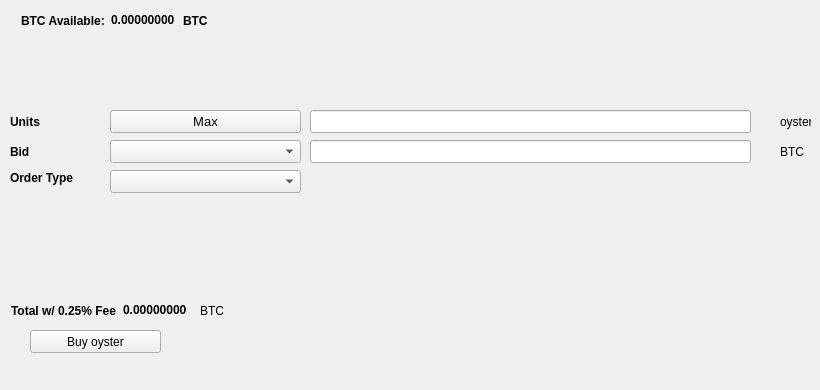
   <widget class="QWidget" name="BuyTab">
    <attribute name="title">
     <string>Buy</string>
    </attribute>
    <widget class="QPushButton" name="Buyoyster">
     <property name="geometry">
      <rect>
       <x>30</x>
       <y>330</y>
       <width>131</width>
       <height>23</height>
      </rect>
     </property>
     <property name="text">
      <string>Buy oyster</string>
     </property>
     <property name="icon">
      <iconset resource="../oyster.qrc">
       <normaloff>:/icons/bitcoin</normaloff>:/icons/bitcoin</iconset>
     </property>
    </widget>
    <widget class="QLabel" name="label_3">
     <property name="geometry">
      <rect>
       <x>10</x>
       <y>110</y>
       <width>46</width>
       <height>23</height>
      </rect>
     </property>
     <property name="font">
      <font>
       <weight>75</weight>
       <bold>true</bold>
      </font>
     </property>
     <property name="text">
      <string>Units</string>
     </property>
    </widget>
    <widget class="QLineEdit" name="UnitsInput">
     <property name="geometry">
      <rect>
       <x>310</x>
       <y>110</y>
       <width>441</width>
       <height>23</height>
      </rect>
     </property>
     <property name="font">
      <font>
       <pointsize>9</pointsize>
       <weight>75</weight>
       <bold>true</bold>
      </font>
     </property>
    </widget>
    <widget class="QLineEdit" name="BuyBidPriceEdit">
     <property name="geometry">
      <rect>
       <x>310</x>
       <y>140</y>
       <width>441</width>
       <height>23</height>
      </rect>
     </property>
     <property name="font">
      <font>
       <pointsize>9</pointsize>
       <weight>75</weight>
       <bold>true</bold>
      </font>
     </property>
    </widget>
    <widget class="QLabel" name="label_4">
     <property name="geometry">
      <rect>
       <x>780</x>
       <y>110</y>
       <width>31</width>
       <height>23</height>
      </rect>
     </property>
     <property name="text">
      <string>oyster</string>
     </property>
    </widget>
    <widget class="QLabel" name="label_5">
     <property name="geometry">
      <rect>
       <x>780</x>
       <y>140</y>
       <width>31</width>
       <height>23</height>
      </rect>
     </property>
     <property name="text">
      <string>BTC</string>
     </property>
    </widget>
    <widget class="QLabel" name="label_6">
     <property name="geometry">
      <rect>
       <x>10</x>
       <y>140</y>
       <width>46</width>
       <height>23</height>
      </rect>
     </property>
     <property name="font">
      <font>
       <weight>75</weight>
       <bold>true</bold>
      </font>
     </property>
     <property name="text">
      <string>Bid</string>
     </property>
    </widget>
    <widget class="QLabel" name="label_7">
     <property name="geometry">
      <rect>
       <x>10</x>
       <y>170</y>
       <width>91</width>
       <height>16</height>
      </rect>
     </property>
     <property name="font">
      <font>
       <weight>75</weight>
       <bold>true</bold>
      </font>
     </property>
     <property name="text">
      <string>Order Type</string>
     </property>
    </widget>
    <widget class="QPushButton" name="Buy_Max_Amount">
     <property name="geometry">
      <rect>
       <x>110</x>
       <y>110</y>
       <width>191</width>
       <height>23</height>
      </rect>
     </property>
     <property name="font">
      <font>
       <pointsize>10</pointsize>
      </font>
     </property>
     <property name="text">
      <string>Max</string>
     </property>
    </widget>
    <widget class="QComboBox" name="BuyBidcomboBox">
     <property name="geometry">
      <rect>
       <x>110</x>
       <y>140</y>
       <width>191</width>
       <height>23</height>
      </rect>
     </property>
     <property name="font">
      <font>
       <pointsize>10</pointsize>
      </font>
     </property>
    </widget>
    <widget class="QComboBox" name="buyOrdertypeCombo">
     <property name="geometry">
      <rect>
       <x>110</x>
       <y>170</y>
       <width>191</width>
       <height>23</height>
      </rect>
     </property>
     <property name="font">
      <font>
       <pointsize>10</pointsize>
      </font>
     </property>
    </widget>
    <widget class="QWidget" name="layoutWidget1">
     <property name="geometry">
      <rect>
       <x>21</x>
       <y>11</y>
       <width>227</width>
       <height>19</height>
      </rect>
     </property>
     <layout class="QHBoxLayout" name="horizontalLayout_3">
      <item>
       <widget class="QLabel" name="label232">
        <property name="font">
         <font>
          <weight>75</weight>
          <bold>true</bold>
         </font>
        </property>
        <property name="text">
         <string>BTC Available:</string>
        </property>
       </widget>
      </item>
      <item>
       <widget class="QLabel" name="BtcAvailableLbl">
        <property name="palette">
         <palette>
          <active>
           <colorrole role="WindowText">
            <brush brushstyle="SolidPattern">
             <color alpha="255">
              <red>0</red>
              <green>0</green>
              <blue>0</blue>
             </color>
            </brush>
           </colorrole>
           <colorrole role="Button">
            <brush brushstyle="SolidPattern">
             <color alpha="255">
              <red>0</red>
              <green>170</green>
              <blue>0</blue>
             </color>
            </brush>
           </colorrole>
           <colorrole role="Light">
            <brush brushstyle="SolidPattern">
             <color alpha="255">
              <red>0</red>
              <green>255</green>
              <blue>0</blue>
             </color>
            </brush>
           </colorrole>
           <colorrole role="Midlight">
            <brush brushstyle="SolidPattern">
             <color alpha="255">
              <red>0</red>
              <green>212</green>
              <blue>0</blue>
             </color>
            </brush>
           </colorrole>
           <colorrole role="Dark">
            <brush brushstyle="SolidPattern">
             <color alpha="255">
              <red>0</red>
              <green>85</green>
              <blue>0</blue>
             </color>
            </brush>
           </colorrole>
           <colorrole role="Mid">
            <brush brushstyle="SolidPattern">
             <color alpha="255">
              <red>0</red>
              <green>113</green>
              <blue>0</blue>
             </color>
            </brush>
           </colorrole>
           <colorrole role="Text">
            <brush brushstyle="SolidPattern">
             <color alpha="255">
              <red>0</red>
              <green>170</green>
              <blue>0</blue>
             </color>
            </brush>
           </colorrole>
           <colorrole role="BrightText">
            <brush brushstyle="SolidPattern">
             <color alpha="255">
              <red>255</red>
              <green>255</green>
              <blue>255</blue>
             </color>
            </brush>
           </colorrole>
           <colorrole role="ButtonText">
            <brush brushstyle="SolidPattern">
             <color alpha="255">
              <red>0</red>
              <green>0</green>
              <blue>0</blue>
             </color>
            </brush>
           </colorrole>
           <colorrole role="Base">
            <brush brushstyle="SolidPattern">
             <color alpha="255">
              <red>255</red>
              <green>255</green>
              <blue>255</blue>
             </color>
            </brush>
           </colorrole>
           <colorrole role="Window">
            <brush brushstyle="SolidPattern">
             <color alpha="255">
              <red>0</red>
              <green>170</green>
              <blue>0</blue>
             </color>
            </brush>
           </colorrole>
           <colorrole role="Shadow">
            <brush brushstyle="SolidPattern">
             <color alpha="255">
              <red>0</red>
              <green>0</green>
              <blue>0</blue>
             </color>
            </brush>
           </colorrole>
           <colorrole role="AlternateBase">
            <brush brushstyle="SolidPattern">
             <color alpha="255">
              <red>127</red>
              <green>212</green>
              <blue>127</blue>
             </color>
            </brush>
           </colorrole>
           <colorrole role="ToolTipBase">
            <brush brushstyle="SolidPattern">
             <color alpha="255">
              <red>255</red>
              <green>255</green>
              <blue>220</blue>
             </color>
            </brush>
           </colorrole>
           <colorrole role="ToolTipText">
            <brush brushstyle="SolidPattern">
             <color alpha="255">
              <red>0</red>
              <green>0</green>
              <blue>0</blue>
             </color>
            </brush>
           </colorrole>
          </active>
          <inactive>
           <colorrole role="WindowText">
            <brush brushstyle="SolidPattern">
             <color alpha="255">
              <red>0</red>
              <green>0</green>
              <blue>0</blue>
             </color>
            </brush>
           </colorrole>
           <colorrole role="Button">
            <brush brushstyle="SolidPattern">
             <color alpha="255">
              <red>0</red>
              <green>170</green>
              <blue>0</blue>
             </color>
            </brush>
           </colorrole>
           <colorrole role="Light">
            <brush brushstyle="SolidPattern">
             <color alpha="255">
              <red>0</red>
              <green>255</green>
              <blue>0</blue>
             </color>
            </brush>
           </colorrole>
           <colorrole role="Midlight">
            <brush brushstyle="SolidPattern">
             <color alpha="255">
              <red>0</red>
              <green>212</green>
              <blue>0</blue>
             </color>
            </brush>
           </colorrole>
           <colorrole role="Dark">
            <brush brushstyle="SolidPattern">
             <color alpha="255">
              <red>0</red>
              <green>85</green>
              <blue>0</blue>
             </color>
            </brush>
           </colorrole>
           <colorrole role="Mid">
            <brush brushstyle="SolidPattern">
             <color alpha="255">
              <red>0</red>
              <green>113</green>
              <blue>0</blue>
             </color>
            </brush>
           </colorrole>
           <colorrole role="Text">
            <brush brushstyle="SolidPattern">
             <color alpha="255">
              <red>0</red>
              <green>170</green>
              <blue>0</blue>
             </color>
            </brush>
           </colorrole>
           <colorrole role="BrightText">
            <brush brushstyle="SolidPattern">
             <color alpha="255">
              <red>255</red>
              <green>255</green>
              <blue>255</blue>
             </color>
            </brush>
           </colorrole>
           <colorrole role="ButtonText">
            <brush brushstyle="SolidPattern">
             <color alpha="255">
              <red>0</red>
              <green>0</green>
              <blue>0</blue>
             </color>
            </brush>
           </colorrole>
           <colorrole role="Base">
            <brush brushstyle="SolidPattern">
             <color alpha="255">
              <red>255</red>
              <green>255</green>
              <blue>255</blue>
             </color>
            </brush>
           </colorrole>
           <colorrole role="Window">
            <brush brushstyle="SolidPattern">
             <color alpha="255">
              <red>0</red>
              <green>170</green>
              <blue>0</blue>
             </color>
            </brush>
           </colorrole>
           <colorrole role="Shadow">
            <brush brushstyle="SolidPattern">
             <color alpha="255">
              <red>0</red>
              <green>0</green>
              <blue>0</blue>
             </color>
            </brush>
           </colorrole>
           <colorrole role="AlternateBase">
            <brush brushstyle="SolidPattern">
             <color alpha="255">
              <red>127</red>
              <green>212</green>
              <blue>127</blue>
             </color>
            </brush>
           </colorrole>
           <colorrole role="ToolTipBase">
            <brush brushstyle="SolidPattern">
             <color alpha="255">
              <red>255</red>
              <green>255</green>
              <blue>220</blue>
             </color>
            </brush>
           </colorrole>
           <colorrole role="ToolTipText">
            <brush brushstyle="SolidPattern">
             <color alpha="255">
              <red>0</red>
              <green>0</green>
              <blue>0</blue>
             </color>
            </brush>
           </colorrole>
          </inactive>
          <disabled>
           <colorrole role="WindowText">
            <brush brushstyle="SolidPattern">
             <color alpha="255">
              <red>0</red>
              <green>85</green>
              <blue>0</blue>
             </color>
            </brush>
           </colorrole>
           <colorrole role="Button">
            <brush brushstyle="SolidPattern">
             <color alpha="255">
              <red>0</red>
              <green>170</green>
              <blue>0</blue>
             </color>
            </brush>
           </colorrole>
           <colorrole role="Light">
            <brush brushstyle="SolidPattern">
             <color alpha="255">
              <red>0</red>
              <green>255</green>
              <blue>0</blue>
             </color>
            </brush>
           </colorrole>
           <colorrole role="Midlight">
            <brush brushstyle="SolidPattern">
             <color alpha="255">
              <red>0</red>
              <green>212</green>
              <blue>0</blue>
             </color>
            </brush>
           </colorrole>
           <colorrole role="Dark">
            <brush brushstyle="SolidPattern">
             <color alpha="255">
              <red>0</red>
              <green>85</green>
              <blue>0</blue>
             </color>
            </brush>
           </colorrole>
           <colorrole role="Mid">
            <brush brushstyle="SolidPattern">
             <color alpha="255">
              <red>0</red>
              <green>113</green>
              <blue>0</blue>
             </color>
            </brush>
           </colorrole>
           <colorrole role="Text">
            <brush brushstyle="SolidPattern">
             <color alpha="255">
              <red>0</red>
              <green>85</green>
              <blue>0</blue>
             </color>
            </brush>
           </colorrole>
           <colorrole role="BrightText">
            <brush brushstyle="SolidPattern">
             <color alpha="255">
              <red>255</red>
              <green>255</green>
              <blue>255</blue>
             </color>
            </brush>
           </colorrole>
           <colorrole role="ButtonText">
            <brush brushstyle="SolidPattern">
             <color alpha="255">
              <red>0</red>
              <green>85</green>
              <blue>0</blue>
             </color>
            </brush>
           </colorrole>
           <colorrole role="Base">
            <brush brushstyle="SolidPattern">
             <color alpha="255">
              <red>0</red>
              <green>170</green>
              <blue>0</blue>
             </color>
            </brush>
           </colorrole>
           <colorrole role="Window">
            <brush brushstyle="SolidPattern">
             <color alpha="255">
              <red>0</red>
              <green>170</green>
              <blue>0</blue>
             </color>
            </brush>
           </colorrole>
           <colorrole role="Shadow">
            <brush brushstyle="SolidPattern">
             <color alpha="255">
              <red>0</red>
              <green>0</green>
              <blue>0</blue>
             </color>
            </brush>
           </colorrole>
           <colorrole role="AlternateBase">
            <brush brushstyle="SolidPattern">
             <color alpha="255">
              <red>0</red>
              <green>170</green>
              <blue>0</blue>
             </color>
            </brush>
           </colorrole>
           <colorrole role="ToolTipBase">
            <brush brushstyle="SolidPattern">
             <color alpha="255">
              <red>255</red>
              <green>255</green>
              <blue>220</blue>
             </color>
            </brush>
           </colorrole>
           <colorrole role="ToolTipText">
            <brush brushstyle="SolidPattern">
             <color alpha="255">
              <red>0</red>
              <green>0</green>
              <blue>0</blue>
             </color>
            </brush>
           </colorrole>
          </disabled>
         </palette>
        </property>
        <property name="font">
         <font>
          <weight>75</weight>
          <bold>true</bold>
         </font>
        </property>
        <property name="text">
         <string>0.00000000</string>
        </property>
        <property name="textInteractionFlags">
         <set>Qt::LinksAccessibleByMouse|Qt::TextSelectableByKeyboard|Qt::TextSelectableByMouse</set>
        </property>
       </widget>
      </item>
      <item>
       <widget class="QLabel" name="BtcAvailableLbl_2">
        <property name="font">
         <font>
          <weight>75</weight>
          <bold>true</bold>
         </font>
        </property>
        <property name="text">
         <string>BTC</string>
        </property>
       </widget>
      </item>
     </layout>
    </widget>
    <widget class="QWidget" name="layoutWidge2">
     <property name="geometry">
      <rect>
       <x>11</x>
       <y>301</y>
       <width>259</width>
       <height>19</height>
      </rect>
     </property>
     <layout class="QHBoxLayout" name="horizontalLayout_4">
      <item>
       <widget class="QLabel" name="label_9">
        <property name="font">
         <font>
          <weight>75</weight>
          <bold>true</bold>
         </font>
        </property>
        <property name="text">
         <string>Total w/ 0.25% Fee</string>
        </property>
       </widget>
      </item>
      <item>
       <widget class="QLabel" name="BuyCostLabel">
        <property name="palette">
         <palette>
          <active>
           <colorrole role="WindowText">
            <brush brushstyle="SolidPattern">
             <color alpha="255">
              <red>0</red>
              <green>0</green>
              <blue>0</blue>
             </color>
            </brush>
           </colorrole>
           <colorrole role="Button">
            <brush brushstyle="SolidPattern">
             <color alpha="255">
              <red>0</red>
              <green>170</green>
              <blue>0</blue>
             </color>
            </brush>
           </colorrole>
           <colorrole role="Light">
            <brush brushstyle="SolidPattern">
             <color alpha="255">
              <red>0</red>
              <green>255</green>
              <blue>0</blue>
             </color>
            </brush>
           </colorrole>
           <colorrole role="Midlight">
            <brush brushstyle="SolidPattern">
             <color alpha="255">
              <red>0</red>
              <green>212</green>
              <blue>0</blue>
             </color>
            </brush>
           </colorrole>
           <colorrole role="Dark">
            <brush brushstyle="SolidPattern">
             <color alpha="255">
              <red>0</red>
              <green>85</green>
              <blue>0</blue>
             </color>
            </brush>
           </colorrole>
           <colorrole role="Mid">
            <brush brushstyle="SolidPattern">
             <color alpha="255">
              <red>0</red>
              <green>113</green>
              <blue>0</blue>
             </color>
            </brush>
           </colorrole>
           <colorrole role="Text">
            <brush brushstyle="SolidPattern">
             <color alpha="255">
              <red>0</red>
              <green>170</green>
              <blue>0</blue>
             </color>
            </brush>
           </colorrole>
           <colorrole role="BrightText">
            <brush brushstyle="SolidPattern">
             <color alpha="255">
              <red>255</red>
              <green>255</green>
              <blue>255</blue>
             </color>
            </brush>
           </colorrole>
           <colorrole role="ButtonText">
            <brush brushstyle="SolidPattern">
             <color alpha="255">
              <red>0</red>
              <green>0</green>
              <blue>0</blue>
             </color>
            </brush>
           </colorrole>
           <colorrole role="Base">
            <brush brushstyle="SolidPattern">
             <color alpha="255">
              <red>255</red>
              <green>255</green>
              <blue>255</blue>
             </color>
            </brush>
           </colorrole>
           <colorrole role="Window">
            <brush brushstyle="SolidPattern">
             <color alpha="255">
              <red>0</red>
              <green>170</green>
              <blue>0</blue>
             </color>
            </brush>
           </colorrole>
           <colorrole role="Shadow">
            <brush brushstyle="SolidPattern">
             <color alpha="255">
              <red>0</red>
              <green>0</green>
              <blue>0</blue>
             </color>
            </brush>
           </colorrole>
           <colorrole role="AlternateBase">
            <brush brushstyle="SolidPattern">
             <color alpha="255">
              <red>127</red>
              <green>212</green>
              <blue>127</blue>
             </color>
            </brush>
           </colorrole>
           <colorrole role="ToolTipBase">
            <brush brushstyle="SolidPattern">
             <color alpha="255">
              <red>255</red>
              <green>255</green>
              <blue>220</blue>
             </color>
            </brush>
           </colorrole>
           <colorrole role="ToolTipText">
            <brush brushstyle="SolidPattern">
             <color alpha="255">
              <red>0</red>
              <green>0</green>
              <blue>0</blue>
             </color>
            </brush>
           </colorrole>
          </active>
          <inactive>
           <colorrole role="WindowText">
            <brush brushstyle="SolidPattern">
             <color alpha="255">
              <red>0</red>
              <green>0</green>
              <blue>0</blue>
             </color>
            </brush>
           </colorrole>
           <colorrole role="Button">
            <brush brushstyle="SolidPattern">
             <color alpha="255">
              <red>0</red>
              <green>170</green>
              <blue>0</blue>
             </color>
            </brush>
           </colorrole>
           <colorrole role="Light">
            <brush brushstyle="SolidPattern">
             <color alpha="255">
              <red>0</red>
              <green>255</green>
              <blue>0</blue>
             </color>
            </brush>
           </colorrole>
           <colorrole role="Midlight">
            <brush brushstyle="SolidPattern">
             <color alpha="255">
              <red>0</red>
              <green>212</green>
              <blue>0</blue>
             </color>
            </brush>
           </colorrole>
           <colorrole role="Dark">
            <brush brushstyle="SolidPattern">
             <color alpha="255">
              <red>0</red>
              <green>85</green>
              <blue>0</blue>
             </color>
            </brush>
           </colorrole>
           <colorrole role="Mid">
            <brush brushstyle="SolidPattern">
             <color alpha="255">
              <red>0</red>
              <green>113</green>
              <blue>0</blue>
             </color>
            </brush>
           </colorrole>
           <colorrole role="Text">
            <brush brushstyle="SolidPattern">
             <color alpha="255">
              <red>0</red>
              <green>170</green>
              <blue>0</blue>
             </color>
            </brush>
           </colorrole>
           <colorrole role="BrightText">
            <brush brushstyle="SolidPattern">
             <color alpha="255">
              <red>255</red>
              <green>255</green>
              <blue>255</blue>
             </color>
            </brush>
           </colorrole>
           <colorrole role="ButtonText">
            <brush brushstyle="SolidPattern">
             <color alpha="255">
              <red>0</red>
              <green>0</green>
              <blue>0</blue>
             </color>
            </brush>
           </colorrole>
           <colorrole role="Base">
            <brush brushstyle="SolidPattern">
             <color alpha="255">
              <red>255</red>
              <green>255</green>
              <blue>255</blue>
             </color>
            </brush>
           </colorrole>
           <colorrole role="Window">
            <brush brushstyle="SolidPattern">
             <color alpha="255">
              <red>0</red>
              <green>170</green>
              <blue>0</blue>
             </color>
            </brush>
           </colorrole>
           <colorrole role="Shadow">
            <brush brushstyle="SolidPattern">
             <color alpha="255">
              <red>0</red>
              <green>0</green>
              <blue>0</blue>
             </color>
            </brush>
           </colorrole>
           <colorrole role="AlternateBase">
            <brush brushstyle="SolidPattern">
             <color alpha="255">
              <red>127</red>
              <green>212</green>
              <blue>127</blue>
             </color>
            </brush>
           </colorrole>
           <colorrole role="ToolTipBase">
            <brush brushstyle="SolidPattern">
             <color alpha="255">
              <red>255</red>
              <green>255</green>
              <blue>220</blue>
             </color>
            </brush>
           </colorrole>
           <colorrole role="ToolTipText">
            <brush brushstyle="SolidPattern">
             <color alpha="255">
              <red>0</red>
              <green>0</green>
              <blue>0</blue>
             </color>
            </brush>
           </colorrole>
          </inactive>
          <disabled>
           <colorrole role="WindowText">
            <brush brushstyle="SolidPattern">
             <color alpha="255">
              <red>0</red>
              <green>85</green>
              <blue>0</blue>
             </color>
            </brush>
           </colorrole>
           <colorrole role="Button">
            <brush brushstyle="SolidPattern">
             <color alpha="255">
              <red>0</red>
              <green>170</green>
              <blue>0</blue>
             </color>
            </brush>
           </colorrole>
           <colorrole role="Light">
            <brush brushstyle="SolidPattern">
             <color alpha="255">
              <red>0</red>
              <green>255</green>
              <blue>0</blue>
             </color>
            </brush>
           </colorrole>
           <colorrole role="Midlight">
            <brush brushstyle="SolidPattern">
             <color alpha="255">
              <red>0</red>
              <green>212</green>
              <blue>0</blue>
             </color>
            </brush>
           </colorrole>
           <colorrole role="Dark">
            <brush brushstyle="SolidPattern">
             <color alpha="255">
              <red>0</red>
              <green>85</green>
              <blue>0</blue>
             </color>
            </brush>
           </colorrole>
           <colorrole role="Mid">
            <brush brushstyle="SolidPattern">
             <color alpha="255">
              <red>0</red>
              <green>113</green>
              <blue>0</blue>
             </color>
            </brush>
           </colorrole>
           <colorrole role="Text">
            <brush brushstyle="SolidPattern">
             <color alpha="255">
              <red>0</red>
              <green>85</green>
              <blue>0</blue>
             </color>
            </brush>
           </colorrole>
           <colorrole role="BrightText">
            <brush brushstyle="SolidPattern">
             <color alpha="255">
              <red>255</red>
              <green>255</green>
              <blue>255</blue>
             </color>
            </brush>
           </colorrole>
           <colorrole role="ButtonText">
            <brush brushstyle="SolidPattern">
             <color alpha="255">
              <red>0</red>
              <green>85</green>
              <blue>0</blue>
             </color>
            </brush>
           </colorrole>
           <colorrole role="Base">
            <brush brushstyle="SolidPattern">
             <color alpha="255">
              <red>0</red>
              <green>170</green>
              <blue>0</blue>
             </color>
            </brush>
           </colorrole>
           <colorrole role="Window">
            <brush brushstyle="SolidPattern">
             <color alpha="255">
              <red>0</red>
              <green>170</green>
              <blue>0</blue>
             </color>
            </brush>
           </colorrole>
           <colorrole role="Shadow">
            <brush brushstyle="SolidPattern">
             <color alpha="255">
              <red>0</red>
              <green>0</green>
              <blue>0</blue>
             </color>
            </brush>
           </colorrole>
           <colorrole role="AlternateBase">
            <brush brushstyle="SolidPattern">
             <color alpha="255">
              <red>0</red>
              <green>170</green>
              <blue>0</blue>
             </color>
            </brush>
           </colorrole>
           <colorrole role="ToolTipBase">
            <brush brushstyle="SolidPattern">
             <color alpha="255">
              <red>255</red>
              <green>255</green>
              <blue>220</blue>
             </color>
            </brush>
           </colorrole>
           <colorrole role="ToolTipText">
            <brush brushstyle="SolidPattern">
             <color alpha="255">
              <red>0</red>
              <green>0</green>
              <blue>0</blue>
             </color>
            </brush>
           </colorrole>
          </disabled>
         </palette>
        </property>
        <property name="font">
         <font>
          <weight>75</weight>
          <bold>true</bold>
         </font>
        </property>
        <property name="autoFillBackground">
         <bool>false</bool>
        </property>
        <property name="text">
         <string>0.00000000</string>
        </property>
        <property name="textInteractionFlags">
         <set>Qt::LinksAccessibleByMouse|Qt::TextSelectableByMouse</set>
        </property>
       </widget>
      </item>
      <item>
       <widget class="QLabel" name="label_10">
        <property name="font">
         <font>
          <weight>50</weight>
          <bold>false</bold>
         </font>
        </property>
        <property name="text">
         <string>BTC</string>
        </property>
       </widget>
      </item>
     </layout>
    </widget>
    <widget class="QLabel" name="label_24">
     <property name="geometry">
      <rect>
       <x>460</x>
       <y>300</y>
       <width>281</width>
       <height>81</height>
      </rect>
     </property>
     <property name="text">
      <string/>
     </property>
     <property name="pixmap">
      <pixmap>:/images/bittrex</pixmap>
     </property>
    </widget>
   </widget>
